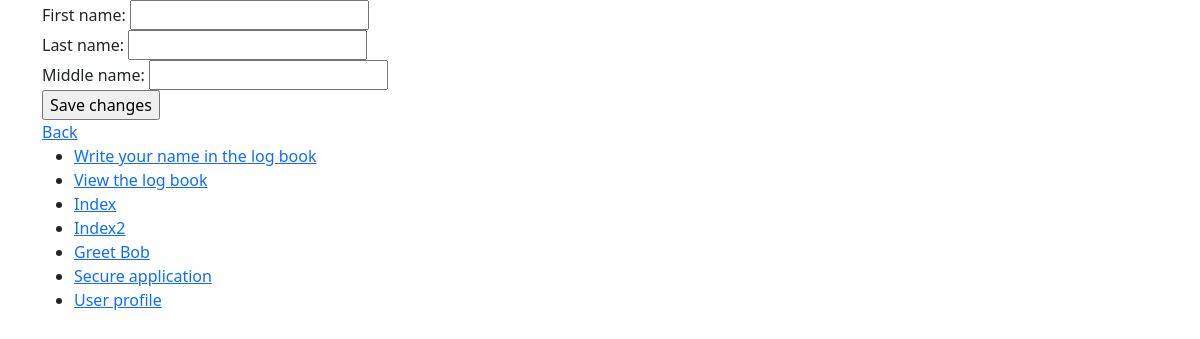
The page /Profile/edit (signed in) on the database as committed earlier.
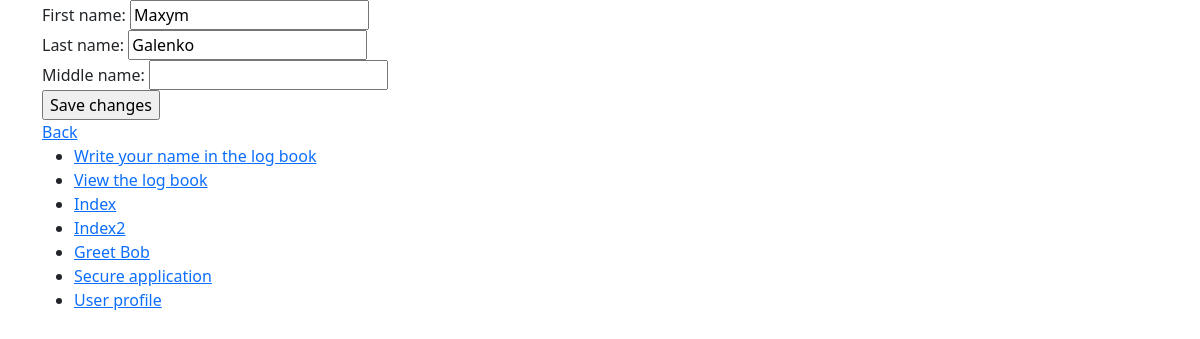
The same page on the database as committed later.
### tables this page shows
CREATE TABLE `profile_information` (
  `user_id` int(11) NOT NULL,
  `first_name` varchar(50) NOT NULL,
  `last_name` varchar(50) NOT NULL,
  `middle_name` varchar(50) NOT NULL
);

### app/core/Controller.php (called while the page is built, shortened)
<?php
class Controller{
	function view($name, $data = []){
		include('app/views/' . $name . '.php');
	}
}

### app/core/App.php (called while the page is built, shortened)
<?php
class App{
	function __construct(){
		$request = $this->parseUrl($_GET['url'] ?? '');
		$method = 'index';
		if(file_exists('app/controllers/' . $request[0] . '.php'))
		{
			unset($request[0]);
		}
		$controller = new $controller;
		if(isset($request[1]) && method_exists($controller, $request[1])){
			$method = $request[1];
			unset($request[1]);
		}
		$params = array_values($request);
		call_user_func_array([$controller, $method], $params);
	}
	function parseUrl($url){
		return explode('/', trim($url, '/'));
	}
}

### index.php (called while the page is built, shortened)
<?php
new app\core\App;

### app/core/Model.php (called while the page is built, shortened)
<?php
class Model{
	public function __construct(){
		$host = 'localhost';
		$dbname = 'webapplication';
		$user = 'root';
		$pass = '';
		try {
			$this->connection = new \PDO("mysql:host=$host;dbname=$dbname", $user, $pass);
		}
		catch(PDOException $e) {
			echo $e->getMessage();
		}
	}
}

### app/models/ProfileInformation.php (called while the page is built, shortened)
<?php
class ProfileInformation extends \app\core\Model {
	public function getByUserId($user_id) {
		$SQL = "SELECT * FROM profile_information WHERE user_id=:user_id";
		$STH = $this->connection->prepare($SQL);
		$STH->execute(['user_id'=>$user_id]);
		$STH->setFetchMode(\PDO::FETCH_CLASS, 'app\\models\\ProfileInformation');
		return $STH->fetch();
	}
}

### app/views/Profile/edit.php (the view, shortened to what this page needs)
<form action="" method="post">
	<label>First name: <input type="text" name="first_name" value="<?=$data->first_name?>"></label></br>
	<label>Last name: <input type="text" name="last_name" value="<?=$data->last_name?>"></label></br>
	<label>Middle name: <input type="text" name="middle_name" value="<?=$data->middle_name?>"></label></br>
	<input type="submit" name="action" value="Save changes">
</form>
<a href="/Profile/index">Back</a>

Rows that differ between the two databases and show on the page:
added profile_information: first_name "Maxym", last_name "Galenko"
